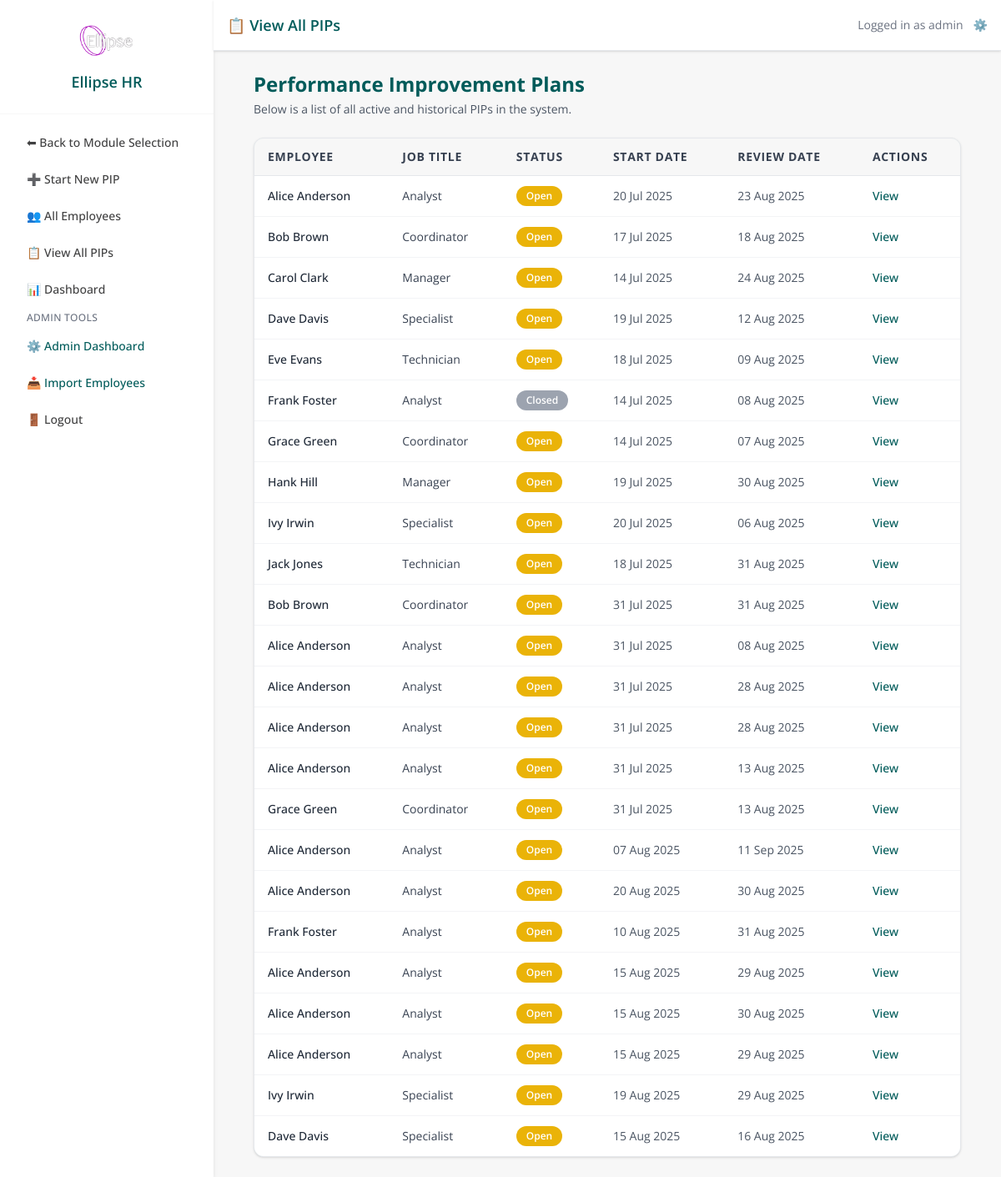
/pip/list (signed in), run on an earlier commit of the app's database.
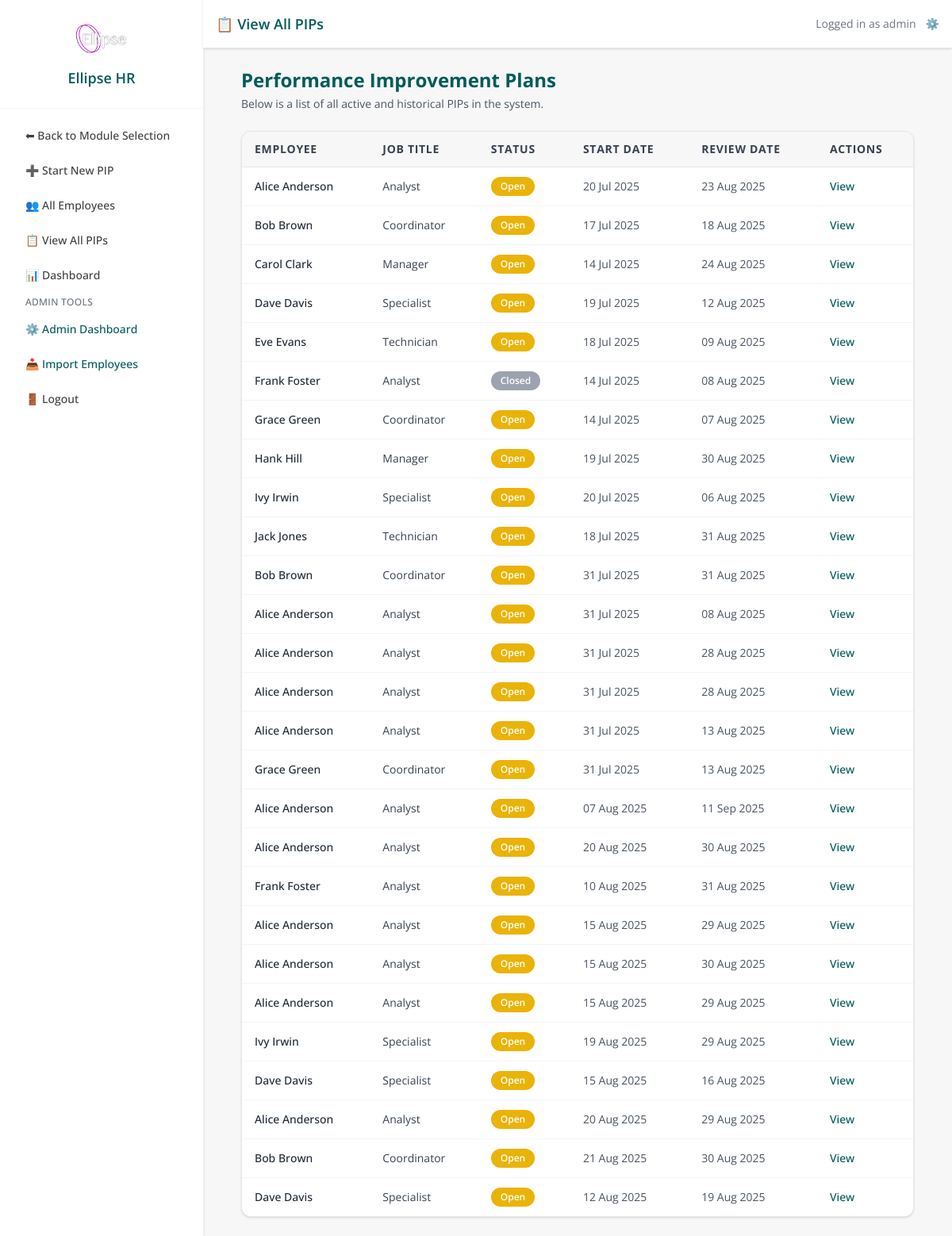
And on a later commit of the database.
### models.py (models this page shows, shortened)
class User(db.Model, UserMixin):
    id = db.Column(db.Integer, primary_key=True)
    username = db.Column(db.String(80), unique=True, nullable=False)
    email = db.Column(db.String(120), unique=True, nullable=False)
    password_hash = db.Column(db.String(200), nullable=False)
    admin_level = db.Column(db.Integer, default=0)  # 0 = line mgr, 1 = admin, 2 = superuser
    team_id = db.Column(db.Integer, nullable=True)
    def is_superuser(self):
        return self.admin_level == 2

class PIPRecord(db.Model):
    __tablename__ = 'pip_record'
    id = db.Column(db.Integer, primary_key=True)
    employee_id = db.Column(db.Integer, db.ForeignKey('employee.id'), nullable=False)
    concerns = db.Column(db.Text, nullable=False)
    start_date = db.Column(db.Date, nullable=False)
    review_date = db.Column(db.Date, nullable=False)
    meeting_notes = db.Column(db.Text)
    status = db.Column(db.String(20), default='Open')
    created_by = db.Column(db.String(100))
    created_at = db.Column(db.DateTime, default=datetime.utcnow)
    last_updated = db.Column(db.DateTime, default=datetime.utcnow, onupdate=datetime.utcnow)
    ai_advice = db.Column(db.Text)
    ai_advice_generated_at = db.Column(db.DateTime)
    capability_meeting_date = db.Column(db.DateTime, nullable=True)
    capability_meeting_time = db.Column(db.String, nullable=True)
    capability_meeting_venue = db.Column(db.String, nullable=True)
    concern_category = db.Column(db.String(100))
    severity = db.Column(db.String(50))
    frequency = db.Column(db.String(50))
    tags = db.Column(db.Text)
    employee = db.relationship('Employee', back_populates='pips')
    action_items = db.relationship(
        'PIPActionItem',
        back_populates='pip_record',
        cascade='all, delete-orphan',
        lazy=True
    )
    timeline_events = db.relationship(
        'TimelineEvent',
        back_populates='pip_record',
        cascade='all, delete-orphan',
        lazy=True
    )

class Employee(db.Model):
    id = db.Column(db.Integer, primary_key=True)
    first_name = db.Column(db.String(100))
    last_name = db.Column(db.String(100))
    job_title = db.Column(db.String(100))
    line_manager = db.Column(db.String(100))
    service = db.Column(db.String(100))
    start_date = db.Column(db.Date)
    team_id = db.Column(db.Integer)
    email = db.Column(db.String(120), nullable=True)
    pips = db.relationship('PIPRecord', back_populates='employee', lazy=True)

### app.py (the view)
@app.route('/pip/list')
@login_required
def pip_list():
    pips = PIPRecord.query.join(Employee).all()
    return render_template('pip_list.html', pips=pips)

### app.py (called while the page is built)
@app.context_processor
def inject_module():
    return dict(active_module=session.get('active_module'))

@login_manager.user_loader
def load_user(user_id):
    return db.session.get(User, int(user_id))

@app.before_request
def set_active_module():
    path = request.path.lower()
    if path.startswith('/pip/') or \
       path.startswith('/employee/') or \
       path in ['/dashboard', '/pip_list', '/employee/list', '/employee/add', '/pip/select-employee']:
        session['active_module'] = 'PIP'
    elif path.startswith('/probation/'):
        session['active_module'] = 'Probation'
    elif path == '/':
        session.pop('active_module', None)

### templates/pip_list.html (shortened to what this page needs)
{% extends 'base.html' %}
{% block page_title %}📋 View All PIPs{% endblock %}
{% block content %}
<div class="max-w-6xl mx-auto px-4 sm:px-6">
  <div class="mb-6">
    <h2 class="text-xl sm:text-2xl font-bold text-ellipse-teal mb-1">Performance Improvement Plans</h2>
    <p class="text-sm text-gray-600">Below is a list of all active and historical PIPs in the system.</p>
  </div>
  {% if pips %}
    <div class="overflow-x-auto bg-[#e6f3f3] border border-gray-200 shadow rounded-xl">
      <table class="min-w-full divide-y divide-gray-200 text-xs sm:text-sm text-left">
        <thead class="bg-ellipse-light text-gray-700 font-medium uppercase tracking-wider">
          <tr>
            <th class="px-2 sm:px-4 py-3 whitespace-nowrap">Employee</th>
            <th class="px-2 sm:px-4 py-3 whitespace-nowrap">Job Title</th>
            <th class="px-2 sm:px-4 py-3 whitespace-nowrap">Status</th>
            <th class="px-2 sm:px-4 py-3 whitespace-nowrap">Start Date</th>
            <th class="px-2 sm:px-4 py-3 whitespace-nowrap">Review Date</th>
            <th class="px-2 sm:px-4 py-3 whitespace-nowrap">Actions</th>
          </tr>
        </thead>
        <tbody class="divide-y divide-gray-100 bg-white">
          {% for pip in pips %}
            <tr class="hover:bg-ellipse-light/40 transition">
              <td class="px-2 sm:px-4 py-3 font-medium text-gray-800 whitespace-nowrap">
                {{ pip.employee.first_name }} {{ pip.employee.last_name }}
              </td>
              <td class="px-2 sm:px-4 py-3 text-gray-700 whitespace-nowrap">
                {{ pip.employee.job_title }}
              </td>
              <td class="px-2 sm:px-4 py-3 whitespace-nowrap">
                {% if pip.status == 'Open' %}
                  <span class="inline-block px-3 py-1 text-xs font-semibold text-white bg-yellow-500 rounded-full">Open</span>
                {% elif pip.status == 'Completed' %}
                  <span class="inline-block px-3 py-1 text-xs font-semibold text-white bg-green-600 rounded-full">Completed</span>
                {% elif pip.status == 'Overdue' %}
                  <span class="inline-block px-3 py-1 text-xs font-semibold text-white bg-red-600 rounded-full">Overdue</span>
                {% else %}
                  <span class="inline-block px-3 py-1 text-xs font-semibold text-white bg-gray-400 rounded-full">{{ pip.status }}</span>
                {% endif %}
              </td>
              <td class="px-2 sm:px-4 py-3 text-gray-600 whitespace-nowrap">
                {{ pip.start_date.strftime('%d %b %Y') }}
              </td>
              <td class="px-2 sm:px-4 py-3 text-gray-600 whitespace-nowrap">
                {{ pip.review_date.strftime('%d %b %Y') }}
              </td>
              <td class="px-2 sm:px-4 py-3 whitespace-nowrap">
                <a href="{{ url_for('pip_detail', id=pip.id) }}"
                   class="text-xs sm:text-sm font-medium text-ellipse-teal hover:underline"
                   aria-label="View PIP for {{ pip.employee.first_name }} {{ pip.employee.last_name }}">
                  View
                </a>
              </td>
            </tr>
          {% endfor %}
        </tbody>
      </table>
    </div>
  {% else %}
    <div class="bg-[#e6f3f3] p-6 rounded-xl shadow border border-gray-200 text-center">
      <p class="text-gray-600">No PIPs found.</p>
    </div>
  {% endif %}
</div>
{% endblock %}

### templates/base.html (shortened to what this page needs)
<!DOCTYPE html>
<html lang="en">
<head>
  <script src="https://cdn.tailwindcss.com"></script>
</head>
<body class="text-ellipse-gray font-sans overflow-x-hidden {% if layout != 'fullscreen' %}bg-ellipse-light min-h-screen{% endif %}">
{% if layout != 'fullscreen' %}
<div class="flex flex-col md:flex-row min-h-screen">
  {% if active_module %}
  <aside id="sidebarMenu" class="w-full md:w-64 bg-white shadow-md hidden md:block">
    <div class="p-6 border-b border-ellipse-light text-center">
      <img src="{{ url_for('static', filename='images/logo.avif') }}" alt="Ellipse HR Logo" class="h-12 w-auto mx-auto mb-3" />
      <h1 class="text-lg font-semibold text-ellipse-teal">Ellipse HR</h1>
    </div>
    <nav class="p-4 space-y-2 text-sm font-medium">
      <a href="{{ url_for('home') }}" class="block px-4 py-2 rounded hover:bg-ellipse-light text-ellipse-gray">⬅ Back to Module Selection</a>
      {% if active_module == 'PIP' %}
        <a href="{{ url_for('create_pip_wizard') }}" class="block px-4 py-2 rounded hover:bg-ellipse-light text-ellipse-gray">➕ Start New PIP</a>
        <a href="{{ url_for('employee_list') }}" class="block px-4 py-2 rounded hover:bg-ellipse-light text-ellipse-gray">👥 All Employees</a>
        <a href="{{ url_for('pip_list') }}" class="block px-4 py-2 rounded hover:bg-ellipse-light text-ellipse-gray">📋 View All PIPs</a>
        <a href="{{ url_for('dashboard') }}" class="block px-4 py-2 rounded hover:bg-ellipse-light text-ellipse-gray">📊 Dashboard</a>
      {% endif %}
      {% if current_user.is_authenticated and current_user.is_superuser() %}
        <div class="mt-4 mb-1 text-xs uppercase tracking-wide text-gray-500 px-4">Admin Tools</div>
        <a href="{{ url_for('admin_dashboard') }}" class="block px-4 py-2 rounded hover:bg-ellipse-light text-[#005b5a] {% if request.endpoint == 'admin_dashboard' %}bg-ellipse-light font-semibold{% endif %}">⚙️ Admin Dashboard</a>
        <a href="{{ url_for('employee_import') }}" class="block px-4 py-2 rounded hover:bg-ellipse-light text-[#005b5a] {% if request.endpoint == 'employee_import' %}bg-ellipse-light font-semibold{% endif %}">📥 Import Employees</a>
      {% endif %}
      <a href="{{ url_for('logout') }}" class="block px-4 py-2 rounded hover:bg-ellipse-light text-ellipse-gray">🚪 Logout</a>
    </nav>
  </aside>
  {% endif %}
{% endif %}
<main class="flex-1">
  {% if layout != 'fullscreen' and active_module %}
  <header class="bg-white shadow p-4 flex justify-between items-center border-b border-gray-200">
    <h2 class="text-lg font-semibold text-ellipse-teal">{% block page_title %}{% endblock %}</h2>
    <div class="flex items-center space-x-3 text-sm text-gray-500">
      <span>Logged in as {{ current_user.username }}</span>
      {% if current_user.is_authenticated and current_user.is_superuser() %}
        <a href="{{ url_for('admin_dashboard') }}" class="text-ellipse-teal hover:text-ellipse-hover" title="Admin Tools">⚙️</a>
      {% endif %}
    </div>
  </header>
  {% endif %}
  <div class="{% if layout != 'fullscreen' %}p-4 sm:p-6 max-w-7xl mx-auto{% endif %}">
    {% block content %}{% endblock %}
  </div>
</main>
{% if layout != 'fullscreen' %}
</div>
{% endif %}
</body>
</html>

What changed in the data, as far as the page shows it:
added PIPRecord: employee.first_name "Alice", employee.last_name "Anderson", employee.job_title "Analyst", status "Open", start_date "20 Aug 2025", review_date "29 Aug 2025"
added PIPRecord: employee.first_name "Bob", employee.last_name "Brown", employee.job_title "Coordinator", status "Open", start_date "21 Aug 2025", review_date "30 Aug 2025"
added PIPRecord: employee.first_name "Dave", employee.last_name "Davis", employee.job_title "Specialist", status "Open", start_date "12 Aug 2025", review_date "19 Aug 2025"
